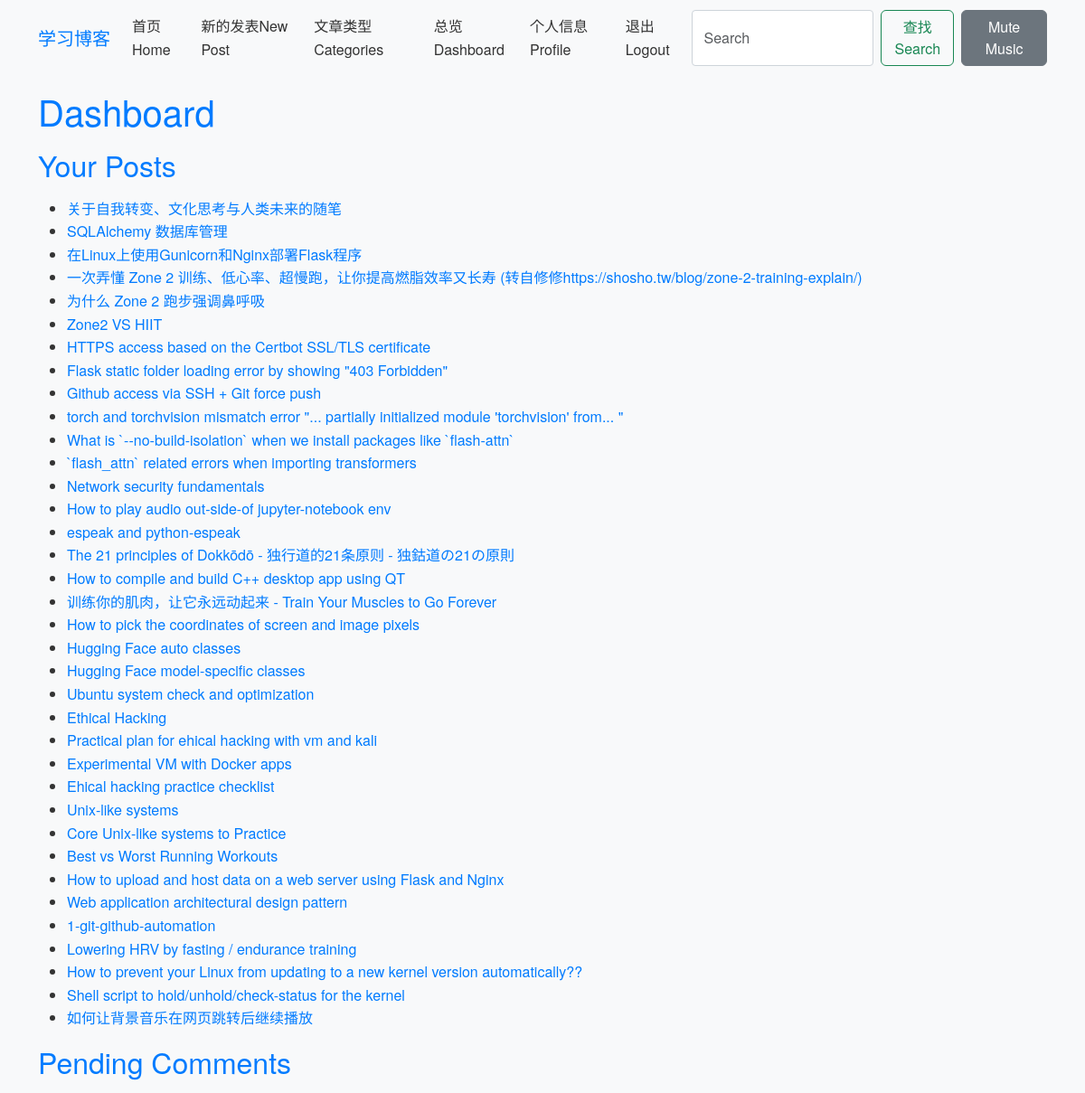
Page /dashboard (signed in) on the earlier database version.
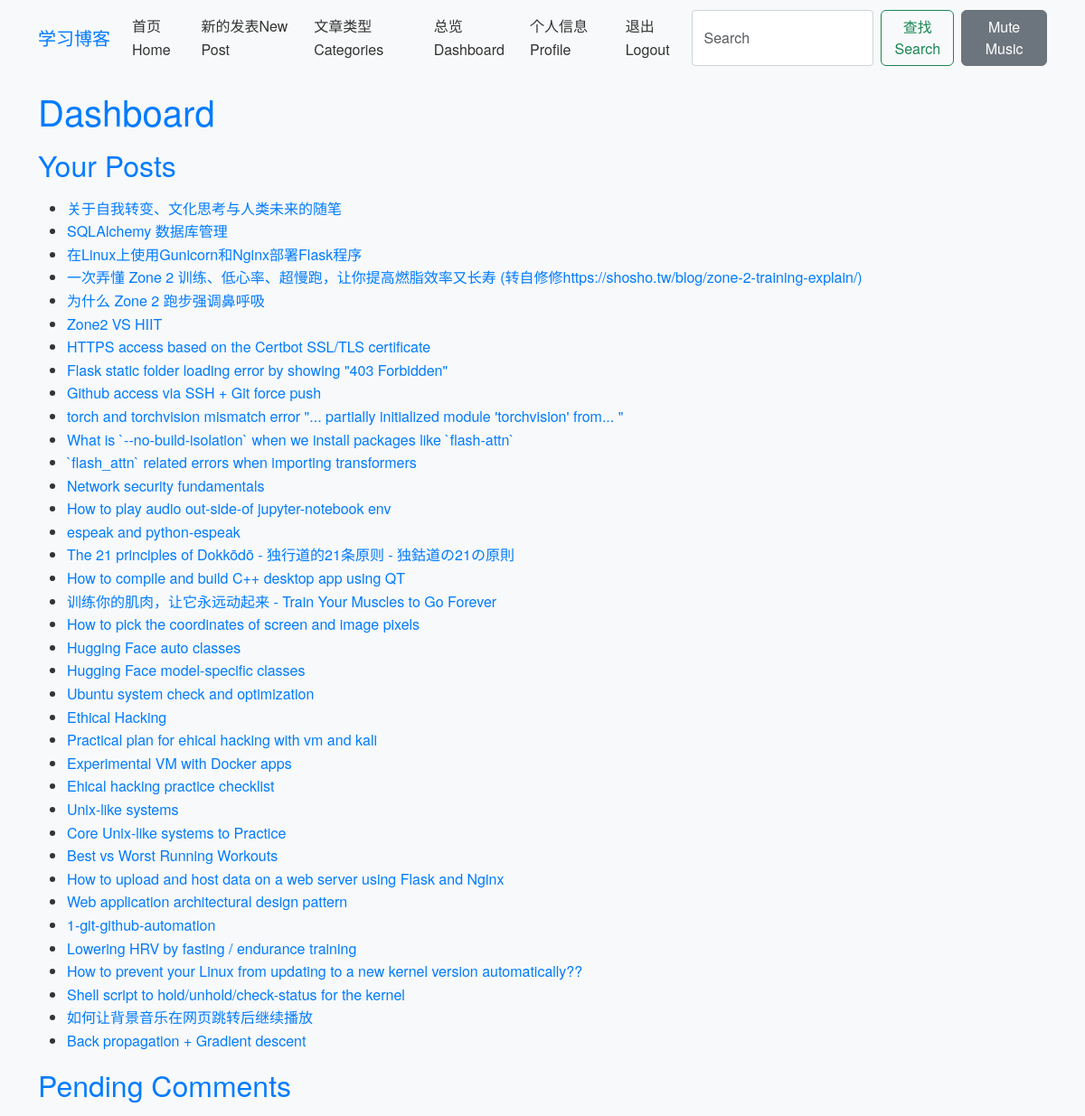
Same page on the later database version.
### app/models.py (models this page shows)
class Post(db.Model):
    id = db.Column(db.Integer, primary_key=True)
    title = db.Column(db.String(100), nullable=False)
    body = db.Column(db.Text, nullable=False)
    timestamp = db.Column(db.DateTime, index=True, default=datetime.utcnow)
    user_id = db.Column(db.Integer, db.ForeignKey('user.id'), nullable=False)
    category_id = db.Column(db.Integer, db.ForeignKey('category.id'))
    comments = db.relationship('Comment', backref='post', lazy='dynamic')

### app/routes.py (the view)
@bp.route('/dashboard')
@login_required
def dashboard():
    posts = current_user.posts.all()
    comments_pending = Comment.query.filter_by(approved=False).all()
    return render_template('dashboard.html', posts=posts, comments_pending=comments_pending)

### app/__init__.py (called while the page is built)
def create_app(config_class=Config):
    app = Flask(__name__)
    app.config.from_object(config_class)
    os.makedirs(app.config['UPLOAD_FOLDER'], exist_ok=True)
    db.init_app(app)
    migrate.init_app(app, db)
    login_manager.init_app(app)
    from app.models import User
    @login_manager.user_loader
    def load_user(user_id):
        return User.query.get(int(user_id))
    from app.routes import bp as main_bp  # Import the blueprint
    app.register_blueprint(main_bp)  # Register the blueprint
    with app.app_context():
        print("Registered routes:", [rule.rule for rule in app.url_map.iter_rules()])
    return app

### app/templates/dashboard.html (shortened to what this page needs)
{% extends 'base.html' %}
{% block content %}
<h1>Dashboard</h1>
<h2>Your Posts</h2>
<ul>
    {% for post in posts %}
    <li><a href="{{ url_for('main.post', post_id=post.id) }}">{{ post.title }}</a></li>
    {% endfor %}
</ul>
<h2>Pending Comments</h2>
{% endblock %}

Differences in the rows shown:
added Post: title "Back propagation + Gradient descent"
